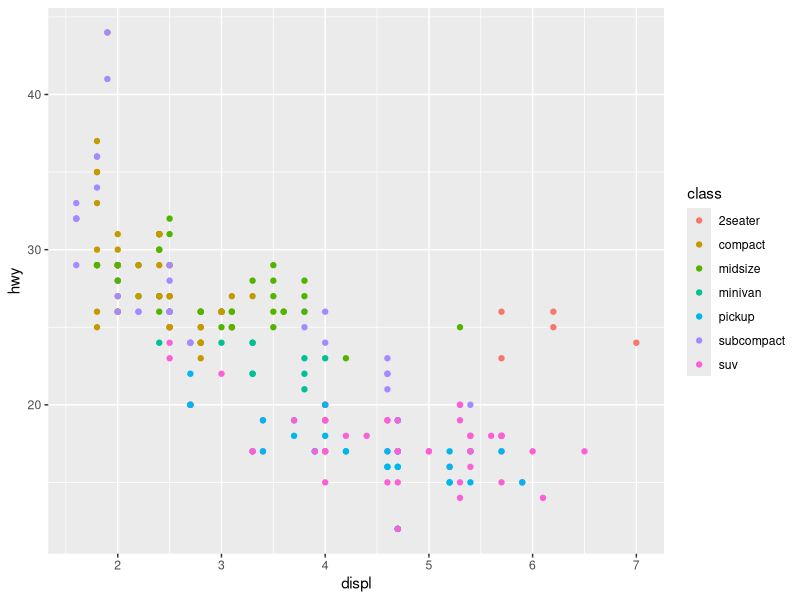
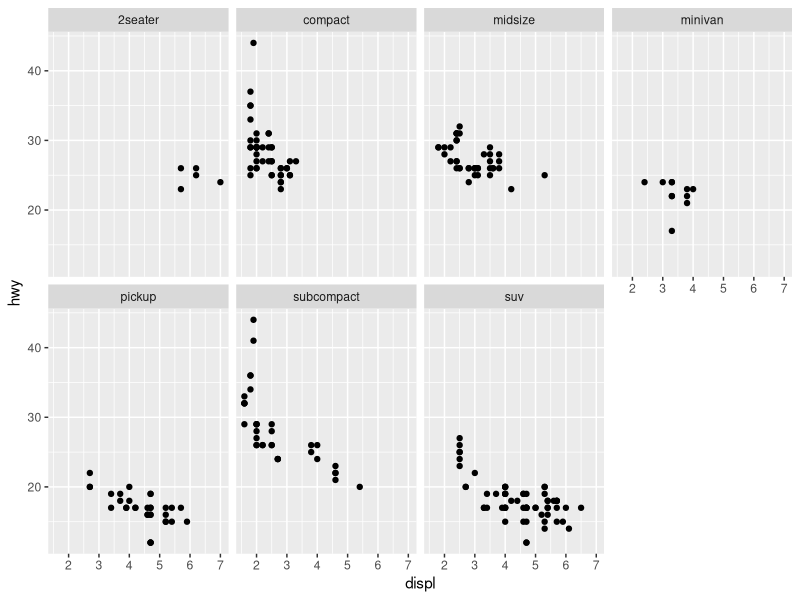
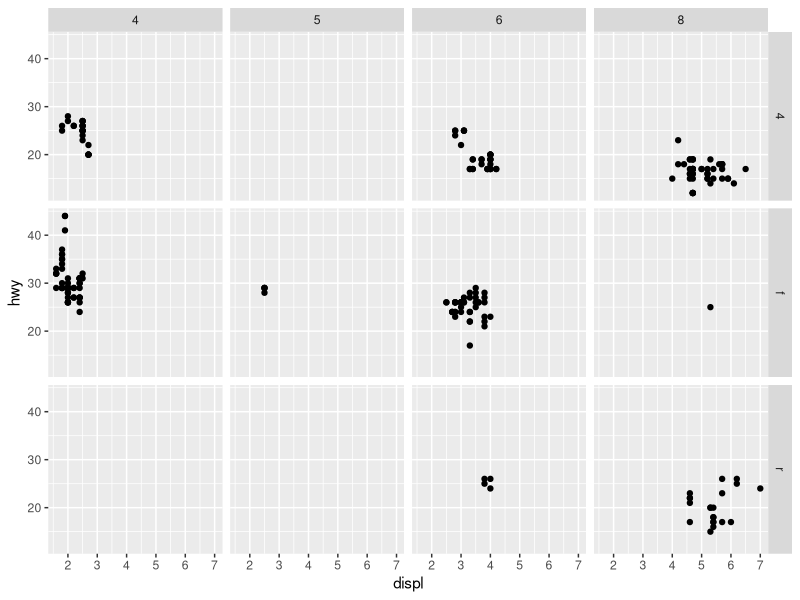
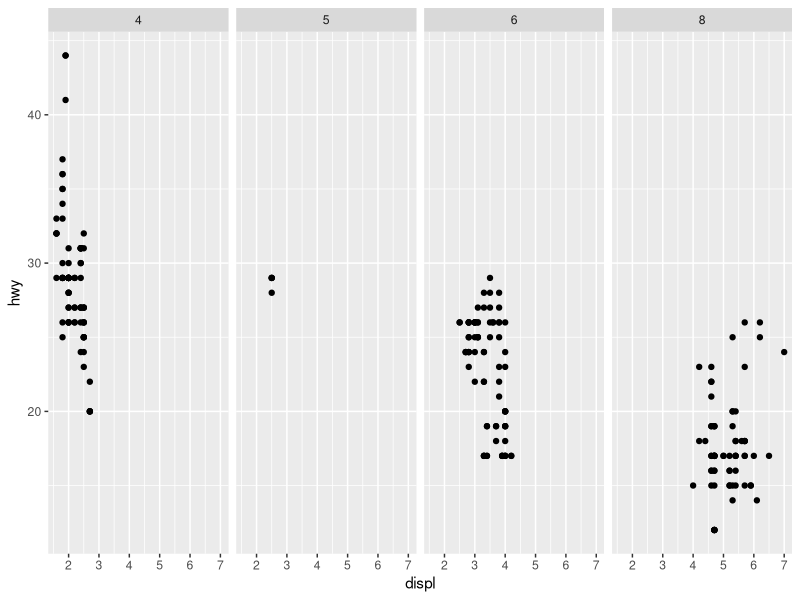
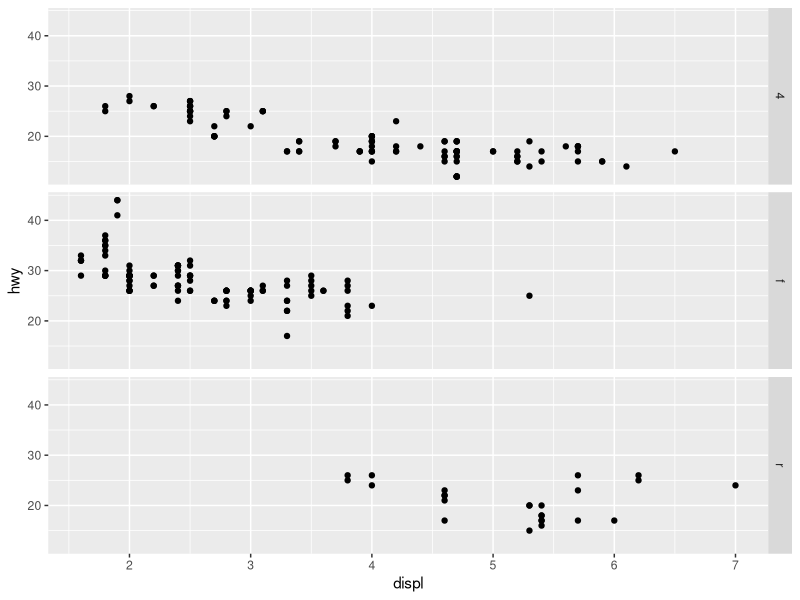
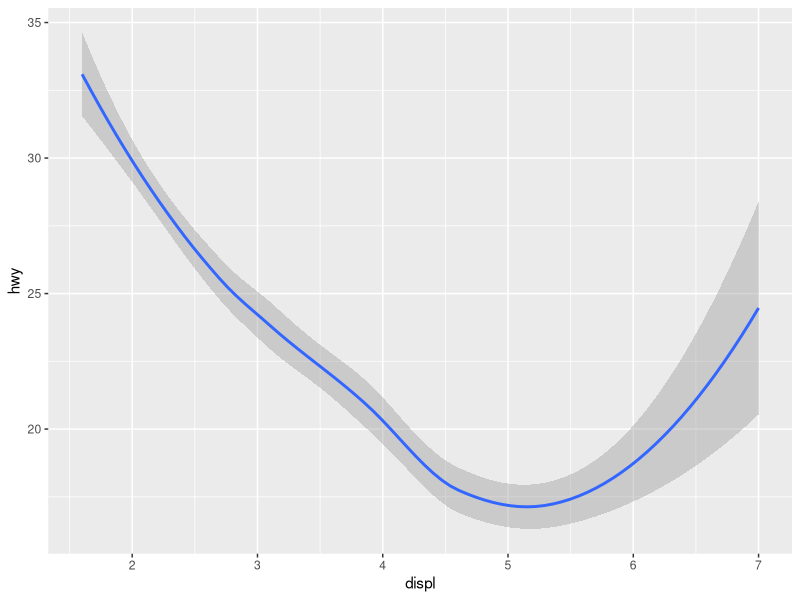
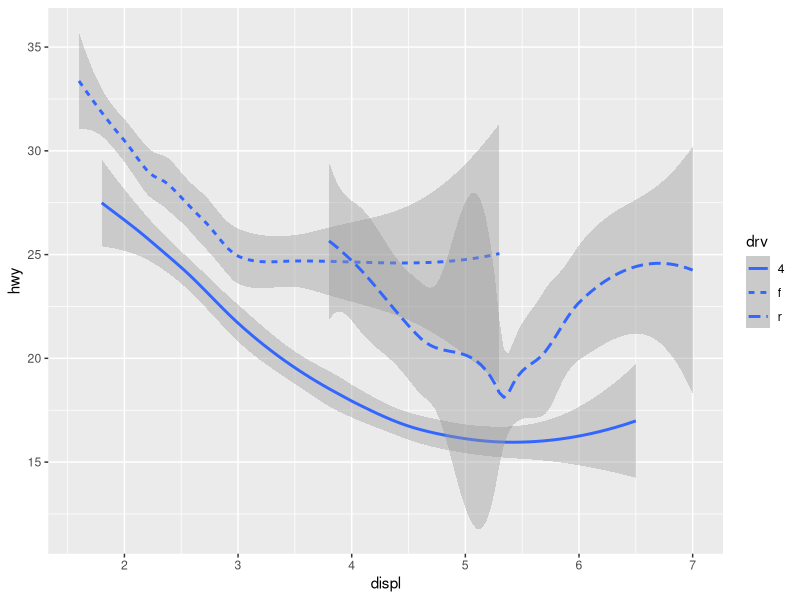
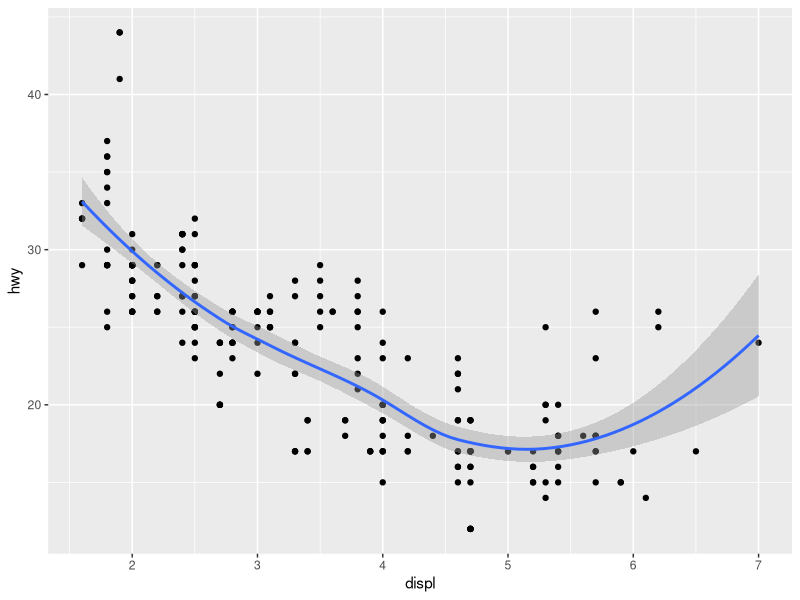

Here is the R script that generated these plots, in order:
#facet

install.packages("tidyverse")
library(tidyverse)
mpg
ggplot(data = mpg)+
  geom_point(mapping = aes(x= displ, y= hwy, colour = class))

ggplot(data = mpg)+
  geom_point(mapping = aes(x = displ, y =hwy))+
  facet_wrap(~ class, nrow = 2)

ggplot(data = mpg)+
  geom_point(mapping = aes(x = displ, y =hwy))+
  facet_grid(drv ~ cyl)

ggplot(data = mpg)+
  geom_point(mapping = aes(x  = displ, y = hwy))+
  facet_grid(. ~ cyl)

ggplot(data = mpg)+
  geom_point(mapping = aes(x = displ, y = hwy))+
  facet_grid(drv ~ .)

##geometric objects

install.packages("tidyverse")
library(tidyverse)

ggplot(data = mpg)+
  geom_smooth(mapping = aes(x = displ, y = hwy))

ggplot(data = mpg)+
  geom_smooth(mapping = aes(x = displ, y = hwy, linetype = drv))

ggplot(data = mpg)+
  geom_point(mapping = aes(x = displ, y = hwy))+
  geom_smooth(mapping = aes(x = displ, y = hwy))

ggplot(data = mpg, mapping = aes(x = displ, y = hwy))+
  geom_point()+
  geom_smooth()


ggplot(data = mpg, mapping = aes(x = displ, y = hwy))+
  geom_point(mapping = aes(colour = class))+
  geom_smooth()

ggplot(data = mpg, mapping = aes(x = displ, y = hwy))+
  geom_point(mapping  = aes(colour = class))+
  geom_smooth(data = filter(mpg, class == "subcompact"), se = FALSE)

  
ggplot(data = mpg, mapping = aes(x = displ, y = hwy)) + 
    geom_point(mapping = aes(color = class)) + 
    geom_smooth(data = filter(mpg, class == "subcompact"))
  
